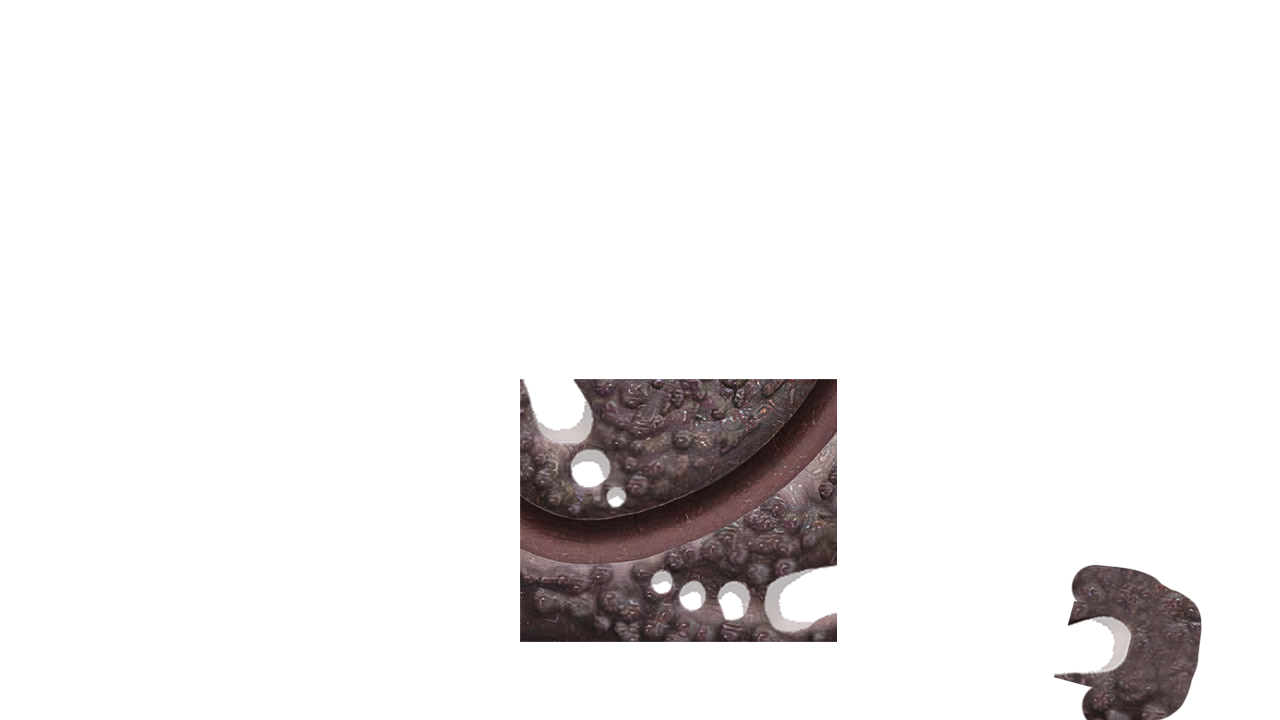
#> input picture Graphics/levels/TopMasks/loopy/loopy.png, 1280 x 720 px, found by its file name
$ python debug_l11_overlay.py
#> lines starting #> are read from the running program, lines starting #| are printed output that depends on the picture
"""Рисует отладочное изображение: оверлей loopy.png + позиции шаров по флагам."""
import struct
from pathlib import Path
import numpy as np
from PIL import Image, ImageDraw

ROOT = Path(__file__).resolve().parent.parent.parent
SRC = Path.home() / "Desktop" / "Zuma-Deluxe-HD-release-v010-ref" / "content" / "levels" / "loopy" / "loopy.png"
TRACK = ROOT / "Graphics" / "levels" / "Converted" / "pack" / "track_l11_640.bin"
OUT = ROOT / "Source" / "OTHER" / "debug_l11_overlay_check.png"

NATIVE = (640, 480)

# Загружаем и масштабируем оверлей
overlay = Image.open(SRC).convert("RGBA").resize(NATIVE, Image.Resampling.LANCZOS)
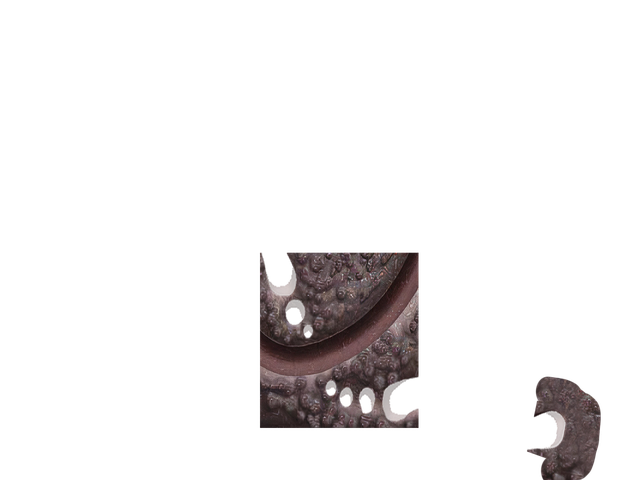
#> overlay: PIL image 640x480 RGBA; mean R, G, B, A 9.1, 7.2, 7.2, 24.4; transparent parts drawn white

# Трек
#> (the run stopped early here; a loop or call above may not have finished)
